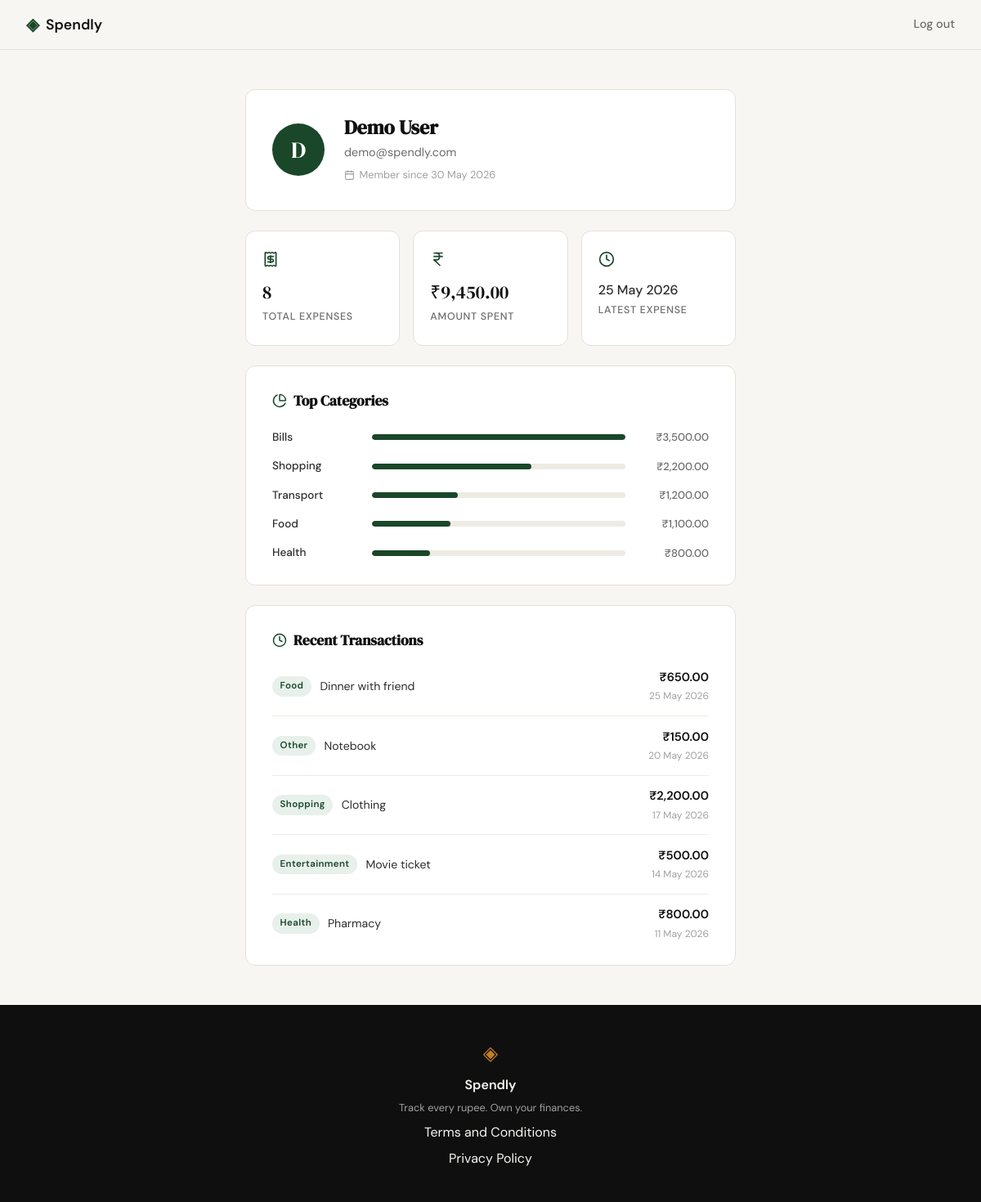
Screenshot of /profile (signed in) with the database file from the repository.
### tables this page shows
CREATE TABLE users (
                id            INTEGER PRIMARY KEY AUTOINCREMENT,
                name          TEXT    NOT NULL,
                email         TEXT    UNIQUE NOT NULL,
                password_hash TEXT    NOT NULL,
                created_at    TEXT    DEFAULT (datetime('now'))
            );

CREATE TABLE expenses (
                id          INTEGER PRIMARY KEY AUTOINCREMENT,
                user_id     INTEGER NOT NULL REFERENCES users(id),
                amount      REAL    NOT NULL,
                category    TEXT    NOT NULL,
                date        TEXT    NOT NULL,
                description TEXT,
                created_at  TEXT    DEFAULT (datetime('now'))
            );

### app.py (the view)
@app.route("/profile")
def profile():
    if not session.get("user_id"):
        return redirect(url_for("login"))
    uid = session["user_id"]
    user = get_user_by_id(uid)
    summary = get_expense_summary(uid)
    raw_categories = get_top_categories(uid)
    raw_recent = get_recent_expenses(uid)
    member_since = datetime.strptime(
        user["created_at"], "%Y-%m-%d %H:%M:%S"
    ).strftime("%d %b %Y")
    total_amount = f"₹{summary['total_amount']:,.2f}"
    if summary["latest_date"]:
        latest_date = datetime.strptime(
            summary["latest_date"], "%Y-%m-%d"
        ).strftime("%d %b %Y")
    else:
        latest_date = "No expenses yet"
    max_cat = raw_categories[0]["total"] if raw_categories else 1
    top_categories = [
        {
            "category": row["category"],
            "amount": f"₹{row['total']:,.2f}",
            "pct": round((row["total"] / max_cat) * 100),
        }
        for row in raw_categories
    ]
    recent_expenses = [
        {
            "description": row["description"] or row["category"],
            "category": row["category"],
            "date": datetime.strptime(row["date"], "%Y-%m-%d").strftime("%d %b %Y"),
            "amount": f"₹{row['amount']:,.2f}",
        }
        for row in raw_recent
    ]
    return render_template(
        "profile.html",
        user=user,
        member_since=member_since,
        expense_count=summary["expense_count"],
        total_amount=total_amount,
        latest_date=latest_date,
        top_categories=top_categories,
        recent_expenses=recent_expenses,
    )

### database/db.py (called while the page is built)
def get_db():
    conn = sqlite3.connect(DB_PATH)
    conn.row_factory = sqlite3.Row
    conn.execute("PRAGMA foreign_keys = ON")
    return conn

def get_user_by_id(user_id):
    conn = get_db()
    try:
        return conn.execute(
            "SELECT * FROM users WHERE id = ?", (user_id,)
        ).fetchone()
    finally:
        conn.close()

def get_expense_summary(user_id):
    conn = get_db()
    try:
        return conn.execute(
            """
            SELECT
                COUNT(*)                   AS expense_count,
                COALESCE(SUM(amount), 0.0) AS total_amount,
                MAX(date)                  AS latest_date
            FROM expenses
            WHERE user_id = ?
            """,
            (user_id,)
        ).fetchone()
    finally:
        conn.close()

def get_top_categories(user_id):
    conn = get_db()
    try:
        return conn.execute(
            """
            SELECT category, SUM(amount) AS total
            FROM expenses
            WHERE user_id = ?
            GROUP BY category
            ORDER BY total DESC
            LIMIT 5
            """,
            (user_id,)
        ).fetchall()
    finally:
        conn.close()

def get_recent_expenses(user_id):
    conn = get_db()
    try:
        return conn.execute(
            """
            SELECT amount, category, date, description
            FROM expenses
            WHERE user_id = ?
            ORDER BY date DESC, id DESC
            LIMIT 5
            """,
            (user_id,)
        ).fetchall()
    finally:
        conn.close()

### templates/profile.html (shortened to what this page needs)
{% extends "base.html" %}
{% block head %}
<link rel="stylesheet" href="{{ url_for('static', filename='css/profile.css') }}">
{% endblock %}
{% block content %}
<section class="profile-section">
    <div class="profile-container">
        <div class="profile-card">
            <div class="profile-avatar">{{ user['name'][0].upper() }}</div>
            <div class="profile-identity">
                <h1 class="profile-name">{{ user['name'] }}</h1>
                <p class="profile-email">{{ user['email'] }}</p>
                <p class="profile-since">
                    <i data-lucide="calendar" class="profile-since-icon"></i>
                    Member since {{ member_since }}
                </p>
            </div>
        </div>
        <div class="profile-stats">
            <div class="stat-tile">
                <div class="stat-tile-icon"><i data-lucide="receipt"></i></div>
                <p class="stat-tile-value">{{ expense_count }}</p>
                <p class="stat-tile-label">Total expenses</p>
            </div>
            <div class="stat-tile">
                <div class="stat-tile-icon"><i data-lucide="indian-rupee"></i></div>
                <p class="stat-tile-value">{{ total_amount }}</p>
                <p class="stat-tile-label">Amount spent</p>
            </div>
            <div class="stat-tile">
                <div class="stat-tile-icon"><i data-lucide="clock"></i></div>
                <p class="stat-tile-value stat-tile-value--date">{{ latest_date }}</p>
                <p class="stat-tile-label">Latest expense</p>
            </div>
        </div>
        <div class="profile-panel">
            <h2 class="panel-title">
                <i data-lucide="pie-chart"></i>
                Top Categories
            </h2>
            {% if top_categories %}
                <div class="cat-list">
                    {% for cat in top_categories %}
                    <div class="cat-row">
                        <span class="cat-label">{{ cat.category }}</span>
                        <div class="cat-bar-track">
                            <div class="cat-bar" style="width: {{ cat.pct }}%"></div>
                        </div>
                        <span class="cat-amount">{{ cat.amount }}</span>
                    </div>
                    {% endfor %}
                </div>
            {% else %}
                <p class="panel-empty">No expenses recorded yet.</p>
            {% endif %}
        </div>
        <div class="profile-panel">
            <h2 class="panel-title">
                <i data-lucide="clock"></i>
                Recent Transactions
            </h2>
            {% if recent_expenses %}
                <ul class="tx-list">
                    {% for tx in recent_expenses %}
                    <li class="tx-row">
                        <div class="tx-left">
                            <span class="tx-badge">{{ tx.category }}</span>
                            <span class="tx-desc">{{ tx.description }}</span>
                        </div>
                        <div class="tx-right">
                            <span class="tx-amount">{{ tx.amount }}</span>
                            <span class="tx-date">{{ tx.date }}</span>
                        </div>
                    </li>
                    {% endfor %}
                </ul>
            {% else %}
                <p class="panel-empty">No transactions yet.</p>
            {% endif %}
        </div>
    </div>
</section>
{% endblock %}

### static/css/style.css (style rules this page uses)
:root { --ink: #0f0f0f; --ink-soft: #2d2d2d; --ink-muted: #6b6b6b; --ink-faint: #a0a0a0; --paper: #f7f6f3; --paper-warm: #f0ede6; --paper-card: #ffffff; --accent: #1a472a; --accent-light: #e8f0eb; --accent-2: #c17f24; --accent-2-light: #fdf3e3; --danger: #c0392b; --danger-light: #fdecea; --border: #e4e1da; --border-soft: #eeebe4; --font-display: 'DM Serif Display', Georgia, serif; --font-body: 'DM Sans', system-ui, sans-serif; --max-width: 1200px; --auth-width: 440px; --radius-sm: 6px; --radius-md: 12px; --radius-lg: 20px; }
*, *::before, *::after { box-sizing: border-box; margin: 0; padding: 0; }
html { font-size: 16px; scroll-behavior: smooth; }
body { background: var(--paper); color: var(--ink); font-family: var(--font-body); font-size: 1rem; line-height: 1.6; -webkit-font-smoothing: antialiased; }

### rows the page displays
users: name "D", name "Demo User", email "demo@spendly.com"
expenses: date "25 May 2026", category "Food", description "Dinner with friend", amount "₹650.00"
expenses: category "Bills", {{ cat.pct }} 100 (drawn), amount "₹3,500.00"
expenses: category "Transport", {{ cat.pct }} 34 (drawn), amount "₹1,200.00"
expenses: category "Other", description "Notebook", amount "₹150.00", date "20 May 2026"
expenses: category "Shopping", description "Clothing", amount "₹2,200.00", date "17 May 2026"
expenses: category "Entertainment", description "Movie ticket", amount "₹500.00", date "14 May 2026"
expenses: category "Health", description "Pharmacy", amount "₹800.00", date "11 May 2026"

### other values shown
{{ member_since }} "30 May 2026"
{{ expense_count }} "8"
{{ total_amount }} "₹9,450.00"
{{ cat.category }} "Shopping" "Food" "Health"
{{ cat.amount }} "₹2,200.00" "₹1,100.00" "₹800.00"
